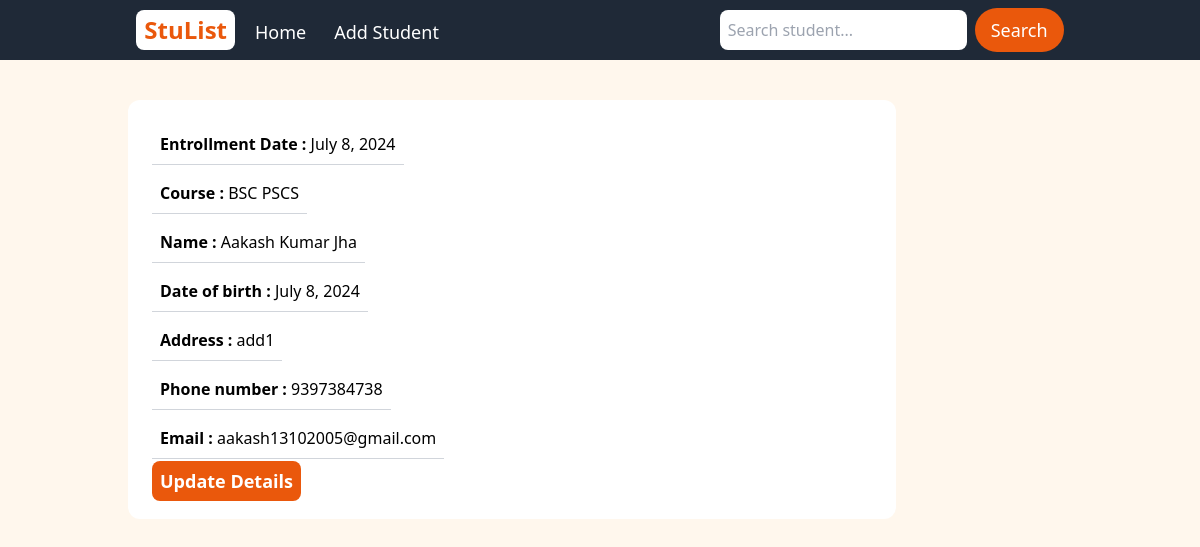
/detail/3, run on the app's committed database.
### studentApp/models.py (models this page shows, shortened)
class Student(models.Model):
    first_name = models.CharField(max_length=50)
    last_name = models.CharField(max_length=50)
    date_of_birth = models.DateField()
    email = models.EmailField(unique=True)
    enrollment_date = models.DateField(auto_now_add=True)
    phone_number = models.CharField(validators=[validate_phone_number], max_length=10, blank=True, null=True,default='')
    address = models.TextField(blank=True, null=True)
    course = models.CharField(max_length=100)

### studentApp/views.py (the view)
# urls.py: path('detail/<int:pk>',views.StudentDetail.as_view(),name='Student-Detail'),
class StudentDetail(DetailView):
    model=Student
    context_object_name='student'
    template_name='studentApp/studetail.html'

### templates/studentApp/studetail.html (shortened to what this page needs)
{% extends "studentApp/base.html" %}
{% block content %}
<div class="container">
    <div class="bg-white w-11/12 md:w-3/4 xl:w-2/5 mt-10 mx-auto lg:p-6 p-4 rounded-xl">
        <div class="">
            <ul id="student_details" class="flex flex-col space-y-2 items-start w-full">
                <li class="p-2 border-b border-gray-300"><strong>Entrollment Date : </strong> {{student.enrollment_date }} </li>
                <li class="p-2 border-b border-gray-300"><strong>Course : </strong> {{student.course }} </li>
                <li class="p-2 border-b border-gray-300"><strong>Name : </strong> {{student.first_name }} {{student.last_name}}</li>
                <li class="p-2 border-b border-gray-300"><strong>Date of birth : </strong>{{student.date_of_birth }} </li>
                <li class="p-2 border-b border-gray-300"><strong>Address : </strong>{{student.address }} </li>
                <li class="p-2 border-b border-gray-300"><strong>Phone number : </strong>{{student.phone_number }} </li>
                <li class="p-2 border-b border-gray-300"><strong>Email : </strong>{{student.email }} </li>
                <li class="mt-2"><a href="#" class=" p-2 bg-orange-600 hover:bg-orange-500  text-white text-lg font-semibold rounded-lg">Update Details</a></li>
            </ul>
        </div>
    </div>
</div>
{% endblock content %}

### static/src/main.css (style rules this page uses)
html, :host { line-height: 1.5; -webkit-text-size-adjust: 100%; -moz-tab-size: 4; -o-tab-size: 4; tab-size: 4; font-family: ui-sans-serif, system-ui, sans-serif, "Apple Color Emoji", "Segoe UI Emoji", "Segoe UI Symbol", "Noto Color Emoji"; font-feature-settings: normal; font-variation-settings: normal; -webkit-tap-highlight-color: transparent; }
body { margin: 0; line-height: inherit; }
a { color: inherit; text-decoration: inherit; }
b, strong { font-weight: bolder; }
ol, ul, menu { list-style: none; margin: 0; padding: 0; }
* { padding: 0; margin: 0; box-sizing: border-box; }
.container { width: 100%; }
@media (min-width: 640px) { .container { max-width: 640px; } }
@media (min-width: 768px) { .container { max-width: 768px; } }
@media (min-width: 1024px) { .container { max-width: 1024px; } }
.mx-auto { margin-left: auto; margin-right: auto; }
.mt-10 { margin-top: 2.5rem; }
.mt-2 { margin-top: 0.5rem; }
.flex { display: flex; }
.w-11\/12 { width: 91.666667%; }
.w-full { width: 100%; }
.flex-col { flex-direction: column; }
.items-start { align-items: flex-start; }
.space-y-2 > :not([hidden]) ~ :not([hidden]) { --tw-space-y-reverse: 0; margin-top: calc(0.5rem * calc(1 - var(--tw-space-y-reverse))); margin-bottom: calc(0.5rem * var(--tw-space-y-reverse)); }
.rounded-lg { border-radius: 0.5rem; }
.rounded-xl { border-radius: 0.75rem; }
.border-b { border-bottom-width: 1px; }
.border-gray-300 { --tw-border-opacity: 1; border-color: rgb(209 213 219 / var(--tw-border-opacity)); }
.bg-orange-50 { --tw-bg-opacity: 1; background-color: rgb(255 247 237 / var(--tw-bg-opacity)); }
.bg-orange-600 { --tw-bg-opacity: 1; background-color: rgb(234 88 12 / var(--tw-bg-opacity)); }
.bg-white { --tw-bg-opacity: 1; background-color: rgb(255 255 255 / var(--tw-bg-opacity)); }
.p-2 { padding: 0.5rem; }
.p-4 { padding: 1rem; }
.text-lg { font-size: 1.125rem; line-height: 1.75rem; }
.font-semibold { font-weight: 600; }
.text-white { --tw-text-opacity: 1; color: rgb(255 255 255 / var(--tw-text-opacity)); }
@media (min-width: 768px) { .md\:w-3\/4 { width: 75%; } }
@media (min-width: 1024px) { .lg\:p-6 { padding: 1.5rem; } }

### data on the page
Student: enrollment_date "July 8, 2024", course "BSC PSCS", first_name "Aakash", last_name "Kumar Jha", date_of_birth "July 8, 2024", address "add1", phone_number "9397384738", email "aakash13102005@gmail.com"
